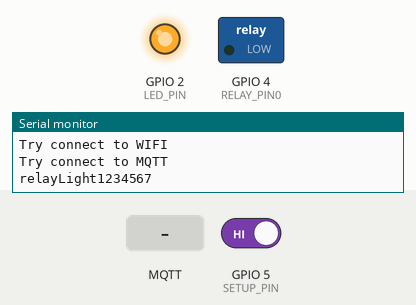
Recording of a sketch running on a simulated ESP8266 (NodeMCU). Shown: switched loads named in the sketch (green lamp = pin HIGH), output pins drawn as LEDs (lit = HIGH), the last lines printed to the serial monitor. Inputs (shaded band) come from the test bench; at power-on: GPIO 5 (SETUP_PIN) HIGH. WiFi joins after 1.5 s; servers stay silent unless stated; storage starts empty; no MQTT or app messages arrive unless stated.

Above: at 2.9 s.
3.0 s: MQTT message "5" arrives on the first subscribed topic
4.5 s: MQTT message "on" arrives on the first subscribed topic
6.0 s: MQTT message "off" arrives on the first subscribed topic
7.5 s: GPIO 5 (SETUP_PIN) driven LOW
At 8.6 s:
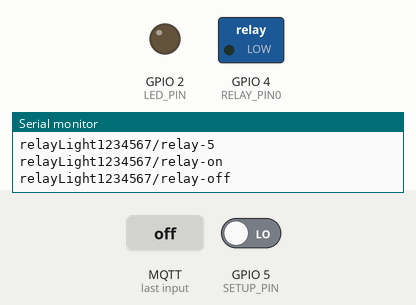
Timing chart, 0 to 10.5 s (numbered marks = the images above; inputs shaded):
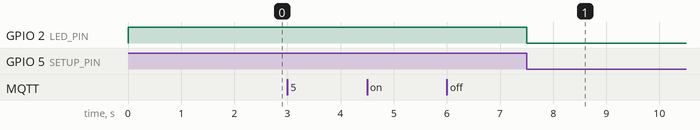

Measured:
- after the input at 7.5 s, GPIO 2 (LED_PIN): HIGH → LOW at once

The sketch:

relay_light.ino
```cpp
#include"src/relay_light.h"

RelayLight relay;

void setup() {
  relay.setup();
}

void loop() {
  relay.loop();
}
```

constants.h
```cpp
#ifndef CONSTANTS_FILE
#define CONSTANTS_FILE

#define RELAY_COUNT 1

#if defined(ESP8266)
#define LED_PIN 2
#define SETUP_PIN 5

#define RELAY_PIN0 4
#define RELAY_PIN1 255
#define RELAY_PIN2 255
#define RELAY_PIN3 255
#define RELAY_PIN4 255
#define RELAY_PIN5 255
#define RELAY_PIN6 255
#define RELAY_PIN7 255
#else
#define LED_PIN 2
#define SETUP_PIN 5

#define RELAY_PIN0 4
#define RELAY_PIN1 255
#define RELAY_PIN2 255
#define RELAY_PIN3 255
#define RELAY_PIN4 255
#define RELAY_PIN5 255
#define RELAY_PIN6 255
#define RELAY_PIN7 255
#endif

#define GET_RELAY_PIN(index) RELAY_PIN##index

#define board_name "relayLight"

#define MQTT_INFO "/info"
#define MQTT_WILL "/status"
#define MQTT_RELAY_STATE "/relay/state"
#define MQTT_RELAY "/relay"

#endif
```

relay_light.cpp
```cpp
#include"relay_light.h"
#include"constants.h"
#include<ArduinoJson.h>
#include<LittleFS.h>

#define WIFI_MANAGER_PARAM_COUNT 4
WiFiManagerParameter *params[WIFI_MANAGER_PARAM_COUNT];

void saveWifiManagerParam()
{
    Serial.println("saveWifiManagerParam");

    relay.set_mqtt_params(params[0]->getValue(),atol(params[1]->getValue()),
        params[2]->getValue(), params[3]->getValue());
}

void onMqttConnect(bool sessionPresent)
{
    relay.setup_mqtt_subscribe();
};

void mqttOnMessage(char* topic, char* payload, AsyncMqttClientMessageProperties properties, size_t len, size_t index, size_t total)
{
    relay.update_mqtt(topic, payload);
};

RelayLight::RelayLight()
{
};

void RelayLight::setup()
{
    Serial.begin(115200);

    Serial.println("setup pin");
    setup_pin();
#if defined(ESP8266)
    LittleFS.begin();
#else
    LittleFS.begin(true);
#endif

    DynamicJsonDocument doc=loadConfig();
    mqtt_server=doc["mqtt_server"].as<String>();
    uint16_t port = doc["mqtt_port"].as<unsigned short>();
    mqtt.setServer(mqtt_server.c_str(), port);
    mqtt_login = doc["mqtt_login"].as<String>();
    mqtt_password = doc["mqtt_password"].as<String>();
    mqtt.setCredentials(mqtt_login.c_str(), mqtt_password.c_str());

    Serial.println(mqtt_server);
    Serial.println(port);
    Serial.println(mqtt_login);
    Serial.println(mqtt_password);

    Serial.println("setup mqtt");
    mqtt.onConnect(onMqttConnect);
    mqtt.onMessage(mqttOnMessage);
#if defined(ESP8266)
    boardName=board_name+String(ESP.getChipId());
#else
    boardName=board_name+String((unsigned long)ESP.getEfuseMac());
#endif
    Serial.println(boardName);
    mqtt.setClientId(boardName.c_str());
    willTopic=boardName+MQTT_WILL;
    mqtt.setWill(willTopic.c_str(),0,true,"disconnected");
    mqtt.setKeepAlive(60);

    WiFi.persistent(true);
}
void RelayLight::setup_pin()
{
    pinMode(LED_PIN, OUTPUT);
    pinMode(SETUP_PIN, INPUT_PULLUP);

    for(int index=0;index<RELAY_COUNT;index++)
    {
        pinMode(pins[index].pin, OUTPUT);
        digitalWrite(pins[index].pin, pins[index].safe_state);
        relay_state[index]=pins[index].safe_state;
    }

    digitalWrite(LED_PIN, HIGH);
};
void RelayLight::setup_mqtt_subscribe()
{
    Serial.println(boardName);

    String topic=boardName+MQTT_RELAY;
    mqtt.subscribe(topic.c_str(),0);

    for(int index=0;index<RELAY_COUNT;index++)
    {
        mqtt_send_relay_state(index);
    }
    mqtt.publish(willTopic.c_str(),0,true,"connected");
};
void RelayLight::mqtt_send_relay_state(unsigned char index)
{
    String state_topic=boardName+MQTT_RELAY_STATE;
    char payload[256];
    sprintf(payload, "{\"relay\":%d,\"switch\":%d}", index, relay_state[index]);
    mqtt.publish(state_topic.c_str(),0,false,payload);
};
DynamicJsonDocument RelayLight::loadConfig()
{
    DynamicJsonDocument doc(256);
    fs::File file=LittleFS.open("/config.json", "r");
    if(file)
    {
        deserializeJson(doc, file);
        file.close();
    }
    return doc;
};
void RelayLight::saveConfig(DynamicJsonDocument *doc)
{
    fs::File file=LittleFS.open("/config.json", "w");
    if(file)
    {
        serializeJson(*doc, file);
        file.close();
    }
};
void RelayLight::set_mqtt_params(const char *server, unsigned short port, const char *login, const char *password)
{
    mqtt_server=server;
    mqtt_login=login;
    mqtt_password=password;

    DynamicJsonDocument doc=loadConfig();
    doc["mqtt_server"]=mqtt_server;
    doc["mqtt_port"]=port;
    doc["mqtt_login"]=mqtt_login;
    doc["mqtt_password"]=mqtt_password;
    saveConfig(&doc);
};
void RelayLight::update_mqtt(const char *topic, const char *payload)
{
    DynamicJsonDocument doc(256);
	deserializeJson(doc, payload);

    Serial.printf("%s-%s\n", topic, payload);

    String name;
    for(int index=0;index<RELAY_COUNT;index++)
    {
        name="relay"+String(index);
        if(doc.containsKey(name))
        {
            relay_state[index]=doc[name].as<unsigned char>();
            digitalWrite(pins[index].pin, relay_state[index]);
            mqtt_send_relay_state(index);
            return;
        }
    }
};
void RelayLight::loop()
{
    if(digitalRead(SETUP_PIN)==LOW)
    {
        WiFiManager manager;
        params[0]=new WiFiManagerParameter("mqtt_server","MQTT Server",mqtt_server.c_str(),40);
        params[1]=new WiFiManagerParameter("mqtt_port","MQTT Port","1883",6);
        params[2]=new WiFiManagerParameter("mqtt_login","MQTT Login",mqtt_login.c_str(),40);
        params[3]=new WiFiManagerParameter("mqtt_password","MQTT Password",mqtt_password.c_str(),40);
        for(int index=0;index<WIFI_MANAGER_PARAM_COUNT;index++)
            manager.addParameter(params[index]);
        //manager.setSaveConfigCallback(saveWifiManagerParam);
        manager.setTitle("Relay Light");
        digitalWrite(LED_PIN, LOW);
        if(manager.startConfigPortal(board_name,"12345678"))
        {
            set_mqtt_params(params[0]->getValue(),atol(params[1]->getValue()),
                params[2]->getValue(), params[3]->getValue());
        }
        for(int index=0;index<WIFI_MANAGER_PARAM_COUNT;index++)
            delete params[index];
        digitalWrite(LED_PIN, HIGH);
    }
    if(WiFi.isConnected()==false)
    {
        Serial.println("Try connect to WIFI");
        WiFi.begin();
        delay(2000);
        return;
    }
    if(mqtt.connected()==false)
    {
        Serial.println("Try connect to MQTT");
        mqtt.connect();
        delay(1000);
    }
}
```

relay_light.h
```cpp
#ifndef RELAY_LIGHT_FILE
#define RELAY_LIGHT_FILE

#include<WiFiManager.h>

#include <AsyncMqttClient.h>
#include<ArduinoJson.h>

#include"constants.h"

struct Relay
{
    unsigned char pin;
    unsigned char safe_state;
    unsigned char state;
};

const Relay pins[]={
    {RELAY_PIN0, LOW},
    {RELAY_PIN1, LOW},
    {RELAY_PIN2, LOW},
    {RELAY_PIN3, LOW},
    {RELAY_PIN4, LOW},
    {RELAY_PIN5, LOW},
    {RELAY_PIN6, LOW},
    {RELAY_PIN7, LOW}
};

class RelayLight
{
public:
    RelayLight();

    void setup();
    void setup_mqtt_subscribe();

    void update_mqtt(const char *topic, const char *payload);

    void set_mqtt_params(const char *server, unsigned short port, const char *login, const char *password);

    void loop();
private:
    void setup_pin();

    DynamicJsonDocument loadConfig();
    void saveConfig(DynamicJsonDocument *doc);

    void mqtt_send_relay_state(unsigned char index);

    AsyncMqttClient mqtt;
    String boardName;
    String mqtt_server, mqtt_login, mqtt_password, willTopic;

    unsigned char relay_state[RELAY_COUNT];
};

extern RelayLight relay;
#endif
```
